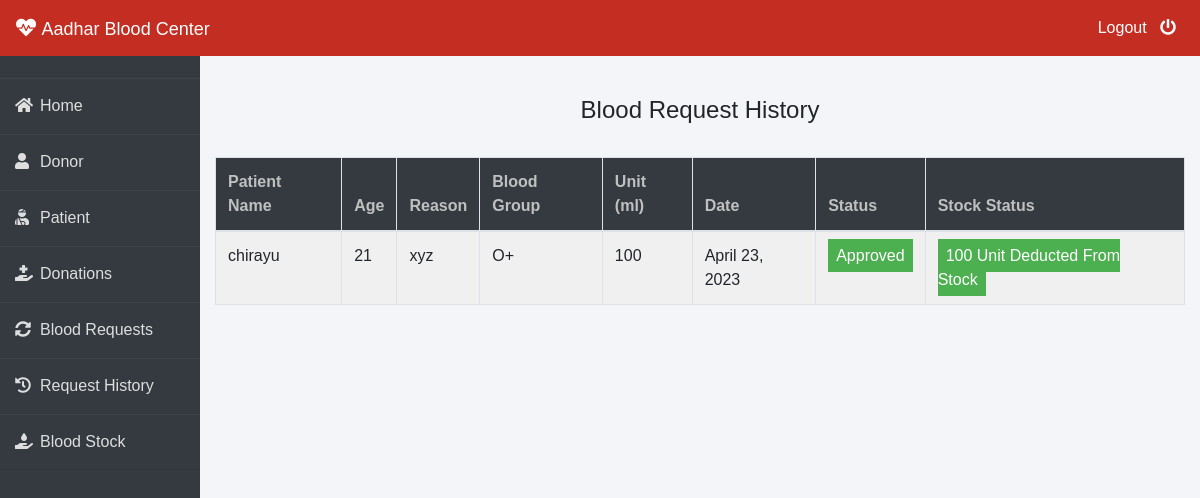
The page /admin-request-history (signed in) on the database as committed earlier.
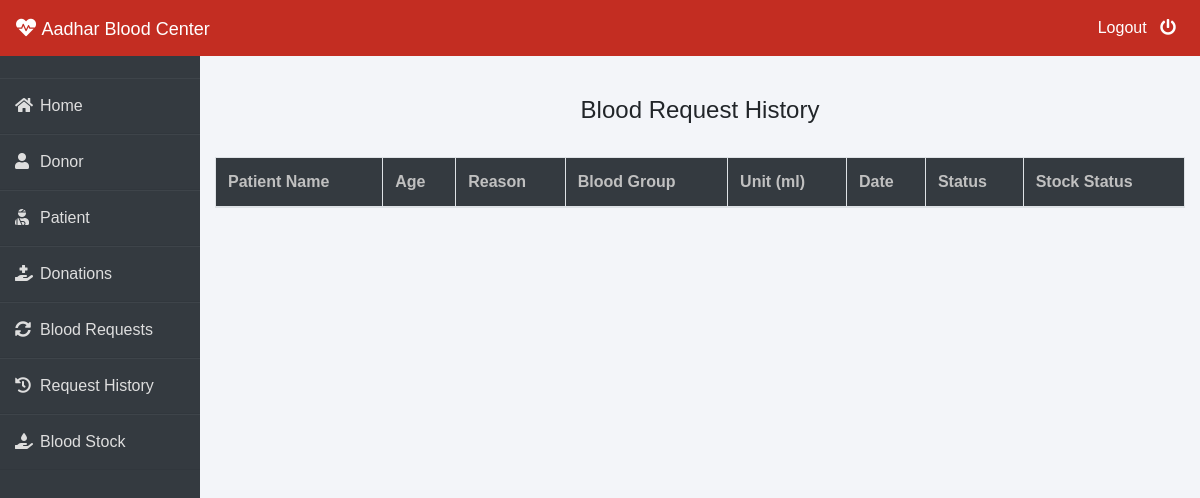
The same page on the database as committed later.
### blood/models.py (models this page shows, shortened)
class BloodRequest(models.Model):
    request_by_patient=models.ForeignKey(pmodels.Patient,null=True,on_delete=models.CASCADE)
    request_by_donor=models.ForeignKey(dmodels.Donor,null=True,on_delete=models.CASCADE)
    patient_name=models.CharField(max_length=30)
    patient_age=models.PositiveIntegerField()
    reason=models.CharField(max_length=500)
    bloodgroup=models.CharField(max_length=10)
    unit=models.PositiveIntegerField(default=0)
    status=models.CharField(max_length=20,default="Pending")
    date=models.DateField(auto_now=True)

### blood/views.py (the view)
# urls.py: path('admin-request-history', views.admin_request_history_view,name='admin-request-history'),
@login_required(login_url='adminlogin')
def admin_request_history_view(request):
    requests=models.BloodRequest.objects.all().exclude(status='Pending')
    return render(request,'blood/admin_request_history.html',{'requests':requests})

### templates/blood/admin_request_history.html (shortened to what this page needs)
{% extends 'blood/adminbase.html' %}
{% block content %}
{% load widget_tweaks %}
{%load static%}
<head>
</head>
<br><br>
<div class="container">
    <H4 class="text-center">Blood Request History</H4><br>
    <table class="table table-light table-hover table-bordered table-striped">
        <thead class="bg-dark">
            <tr>
                <th scope="col" style="color: rgb(192, 192, 192);">Patient Name</th>
                <th scope="col" style="color: rgb(192, 192, 192);">Age</th>
                <th scope="col" style="color: rgb(192, 192, 192);">Reason</th>
                <th scope="col" style="color: rgb(192, 192, 192);">Blood Group</th>
                <th scope="col" style="color: rgb(192, 192, 192);">Unit (ml)</th>
                <th scope="col" style="color: rgb(192, 192, 192);">Date</th>
                <th scope="col" style="color: rgb(192, 192, 192);">Status</th>
                <th scope="col" style="color: rgb(192, 192, 192);">Stock Status</th>
            </tr>
        </thead>
        <tbody>
            {% for t in requests %}
            <tr>
                <td> {{t.patient_name}}</td>
                <td>{{t.patient_age}}</td>
                <td>{{t.reason}}</td>
                <td>{{t.bloodgroup}}</td>
                <td>{{t.unit}}</td>
                <td>{{t.date}}</td>
                {% if t.status == 'Approved' %}
                <td><span class="label success"> Approved</span></td>
                <td><span class="label success"> {{t.unit}} Unit Deducted From Stock</span></td>
                {% else %}
                <td><span class="label danger">Rejected</span></td>
                <td><span class="label danger"> 0 Unit Deducted From Stock</span></td>
                {% endif %}
            </tr>
            {% endfor %}
        </tbody>
    </table>
</div>
{% endblock content %}

Rows that differ between the two databases and show on the page:
removed BloodRequest: patient_name "chirayu", patient_age "21", reason "xyz", bloodgroup "O+", unit "100", date "April 23, 2023"
